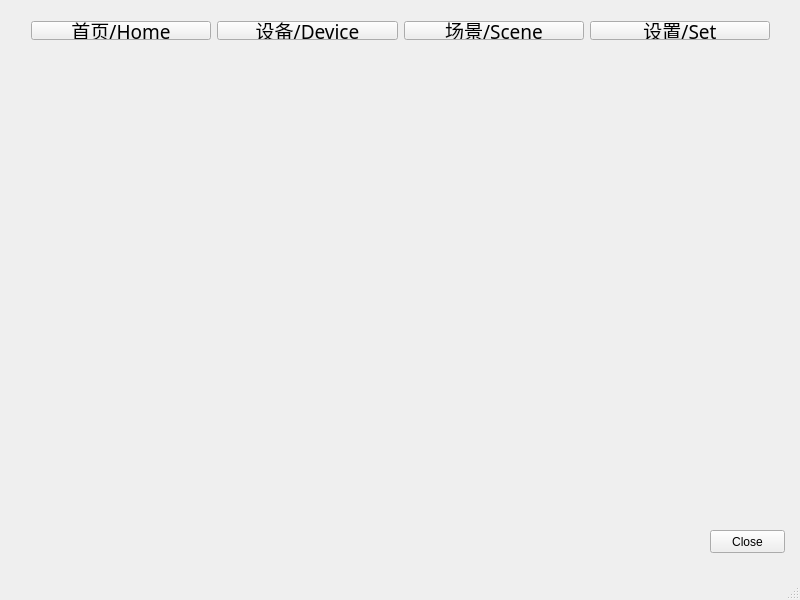
<?xml version="1.0" encoding="UTF-8"?>
<ui version="4.0">
 <class>MainWindow</class>
 <widget class="QMainWindow" name="MainWindow">
  <property name="geometry">
   <rect>
    <x>0</x>
    <y>0</y>
    <width>800</width>
    <height>600</height>
   </rect>
  </property>
  <property name="windowTitle">
   <string>System</string>
  </property>
  <property name="styleSheet">
   <string notr="true"/>
  </property>
  <property name="tabShape">
   <enum>QTabWidget::Rounded</enum>
  </property>
  <widget class="QWidget" name="centralwidget">
   <widget class="QWidget" name="sideBar" native="true">
    <property name="geometry">
     <rect>
      <x>10</x>
      <y>10</y>
      <width>781</width>
      <height>51</height>
     </rect>
    </property>
    <property name="sizePolicy">
     <sizepolicy hsizetype="Fixed" vsizetype="Preferred">
      <horstretch>0</horstretch>
      <verstretch>0</verstretch>
     </sizepolicy>
    </property>
    <property name="minimumSize">
     <size>
      <width>90</width>
      <height>0</height>
     </size>
    </property>
    <property name="class" stdset="0">
     <string>SideBar</string>
    </property>
    <widget class="QWidget" name="widget" native="true">
     <property name="geometry">
      <rect>
       <x>0</x>
       <y>280</y>
       <width>92</width>
       <height>1</height>
      </rect>
     </property>
     <property name="minimumSize">
      <size>
       <width>0</width>
       <height>1</height>
      </size>
     </property>
     <property name="maximumSize">
      <size>
       <width>16777215</width>
       <height>1</height>
      </size>
     </property>
     <property name="class" stdset="0">
      <string>Separator</string>
     </property>
    </widget>
    <widget class="QWidget" name="">
     <property name="geometry">
      <rect>
       <x>10</x>
       <y>0</y>
       <width>761</width>
       <height>41</height>
      </rect>
     </property>
     <layout class="QHBoxLayout" name="horizontalLayout">
      <item>
       <widget class="QToolButton" name="toolButton_1">
        <property name="sizePolicy">
         <sizepolicy hsizetype="Expanding" vsizetype="Fixed">
          <horstretch>0</horstretch>
          <verstretch>0</verstretch>
         </sizepolicy>
        </property>
        <property name="font">
         <font>
          <family>Agency FB</family>
          <pointsize>14</pointsize>
         </font>
        </property>
        <property name="text">
         <string>首页/Home</string>
        </property>
        <property name="icon">
         <iconset>
          <normaloff>:/images/resources/images/button-1.png</normaloff>:/images/resources/images/button-1.png</iconset>
        </property>
        <property name="iconSize">
         <size>
          <width>64</width>
          <height>64</height>
         </size>
        </property>
        <property name="toolButtonStyle">
         <enum>Qt::ToolButtonTextUnderIcon</enum>
        </property>
       </widget>
      </item>
      <item>
       <widget class="QToolButton" name="toolButton_4">
        <property name="sizePolicy">
         <sizepolicy hsizetype="Expanding" vsizetype="Fixed">
          <horstretch>0</horstretch>
          <verstretch>0</verstretch>
         </sizepolicy>
        </property>
        <property name="font">
         <font>
          <family>Agency FB</family>
          <pointsize>14</pointsize>
         </font>
        </property>
        <property name="text">
         <string>设备/Device</string>
        </property>
        <property name="icon">
         <iconset>
          <normaloff>:/images/resources/images/button-5.png</normaloff>:/images/resources/images/button-5.png</iconset>
        </property>
        <property name="iconSize">
         <size>
          <width>64</width>
          <height>64</height>
         </size>
        </property>
        <property name="toolButtonStyle">
         <enum>Qt::ToolButtonTextUnderIcon</enum>
        </property>
       </widget>
      </item>
      <item>
       <widget class="QToolButton" name="toolButton_3">
        <property name="sizePolicy">
         <sizepolicy hsizetype="Expanding" vsizetype="Fixed">
          <horstretch>0</horstretch>
          <verstretch>0</verstretch>
         </sizepolicy>
        </property>
        <property name="font">
         <font>
          <family>Agency FB</family>
          <pointsize>14</pointsize>
         </font>
        </property>
        <property name="text">
         <string>场景/Scene</string>
        </property>
        <property name="icon">
         <iconset>
          <normaloff>:/images/resources/images/button-4.png</normaloff>:/images/resources/images/button-4.png</iconset>
        </property>
        <property name="iconSize">
         <size>
          <width>64</width>
          <height>64</height>
         </size>
        </property>
        <property name="toolButtonStyle">
         <enum>Qt::ToolButtonTextUnderIcon</enum>
        </property>
       </widget>
      </item>
      <item>
       <widget class="QToolButton" name="toolButton_2">
        <property name="sizePolicy">
         <sizepolicy hsizetype="Expanding" vsizetype="Fixed">
          <horstretch>0</horstretch>
          <verstretch>0</verstretch>
         </sizepolicy>
        </property>
        <property name="font">
         <font>
          <family>Agency FB</family>
          <pointsize>14</pointsize>
         </font>
        </property>
        <property name="text">
         <string>设置/Set</string>
        </property>
        <property name="icon">
         <iconset>
          <normaloff>:/images/resources/images/button-3.png</normaloff>:/images/resources/images/button-3.png</iconset>
        </property>
        <property name="iconSize">
         <size>
          <width>64</width>
          <height>64</height>
         </size>
        </property>
        <property name="toolButtonStyle">
         <enum>Qt::ToolButtonTextUnderIcon</enum>
        </property>
       </widget>
      </item>
     </layout>
    </widget>
   </widget>
   <widget class="QWidget" name="verticalLayoutWidget">
    <property name="geometry">
     <rect>
      <x>670</x>
      <y>350</y>
      <width>121</width>
      <height>41</height>
     </rect>
    </property>
    <layout class="QVBoxLayout" name="verticalLayout"/>
   </widget>
   <widget class="QStackedWidget" name="stackedWidget">
    <property name="geometry">
     <rect>
      <x>10</x>
      <y>60</y>
      <width>631</width>
      <height>511</height>
     </rect>
    </property>
   </widget>
   <widget class="QPushButton" name="pushButton">
    <property name="geometry">
     <rect>
      <x>710</x>
      <y>530</y>
      <width>75</width>
      <height>23</height>
     </rect>
    </property>
    <property name="text">
     <string>Close</string>
    </property>
   </widget>
  </widget>
  <widget class="QStatusBar" name="statusbar"/>
 </widget>
 <layoutdefault spacing="6" margin="11"/>
 <resources/>
 <connections>
  <connection>
   <sender>pushButton</sender>
   <signal>clicked()</signal>
   <receiver>MainWindow</receiver>
   <slot>close()</slot>
   <hints>
    <hint type="sourcelabel">
     <x>754</x>
     <y>537</y>
    </hint>
    <hint type="destinationlabel">
     <x>705</x>
     <y>496</y>
    </hint>
   </hints>
  </connection>
 </connections>
</ui>
